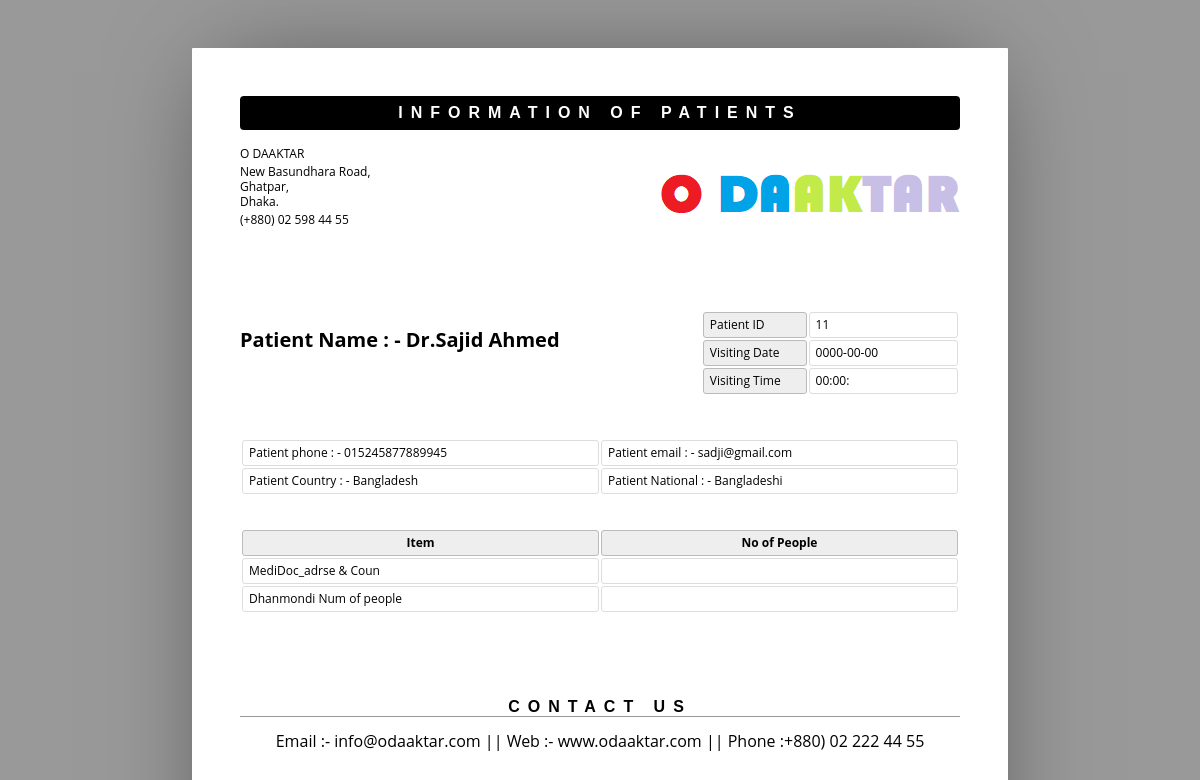
/admin/show.php?sid=11, run on the app's committed database.
### tables this page shows
CREATE TABLE IF NOT EXISTS `appoinment` (
  `id` int(10) unsigned NOT NULL,
  `Title` varchar(5) DEFAULT NULL,
  `FName` text,
  `LName` text,
  `Email` varchar(50) DEFAULT NULL,
  `National` varchar(30) DEFAULT NULL,
  `Country` varchar(30) DEFAULT NULL,
  `Phone` text,
  `Doc_speciality` varchar(20) DEFAULT NULL,
  `typ_of_apoint` varchar(50) NOT NULL,
  `n_patients` int(11) NOT NULL,
  `Area_Sel` varchar(40) DEFAULT NULL,
  `Doc_adrs` varchar(100) DEFAULT NULL,
  `Vtime` varchar(6) DEFAULT NULL,
  `VDate` date DEFAULT NULL,
  `Status` varchar(15) DEFAULT NULL
);

### admin/show.php (the view, shortened to what this page needs)
<html>
	<head>
	</head>
	<body>
	<?php
	include ('db.php');
	$pid = $_GET['sid'];
	$sql ="SELECT * FROM appoinment where id = '$pid' ";
	$re = mysqli_query($con,$sql);
	while($row=mysqli_fetch_array($re))
	{
		$id = $row['id'];
		$title =  $row['Title'];
		$fname = $row['FName'];
		$lname = $row['LName'];
		$email = $row['Email'];
		$National = $row['National'];
		$country = $row['Country'];
		$phone = $row['Phone'];
		$typ_of_apoint=$row['typ_of_apoint'];
		$Doc_speciality = $row['Doc_speciality'];
		$VTime= $row['Vtime'];
		$VDate = $row['VDate'];
	}
	?>
		<header>
			<h1>Information of Patients</h1>
			<address >
				<p>O DAAKTAR </p>
				<p>New Basundhara Road,<br>Ghatpar,<br>Dhaka.</p>
				<p>(+880) 02 598 44 55</p>
			</address>
			<span><img alt="" src="assets/img/sun.png"></span>
		</header>
		<article>
			<address >
				<p><br></p>
				<p>Patient Name  : -  <?php echo $title.$fname." ".$lname;?><br></p></address>
			<table class="meta">
				<tr>
					<th><span >Patient ID</span></th>
					<td><span ><?php echo $id; ?></span></td>
				</tr>
				<tr>
					<th><span >Visiting Date</span></th>
					<td><span ><?php echo $VDate; ?> </span></td>
				</tr>
				<tr>
					<th><span >Visiting Time</span></th>
					<td><span ><?php echo $VTime; ?> </span></td>
				</tr>
			</table>
			<table >
					<tr>
						<td>Patient phone : -  <?php echo $phone; ?> </td>
						<td>Patient email : -  <?php echo $email; ?> </td>
					</tr>
					<tr>
						<td>Patient Country : -  <?php echo $country; ?> </td>
						<td>Patient National : -  <?php echo $National; ?> </td>
					</tr>
				</table>
				<br>
				<br>
			<table class="inventory">
				<thead>
					<tr>
						<th><span >Item</span></th>
						<th><span >No of People</span></th>
					</tr>
				</thead>
				<tbody>
					<tr>
						<td><span ><?php echo $Doc_speciality; ?></span></td>
						<td><span ><?php echo $Status; ?> </span></td>
					</tr>
					<tr>
						<td><span ><?php echo $typ_of_apoint; ?>  Num of people </span></td>
						<td><span ><?php echo $Status; ?></span></td>
					</tr>
				</tbody>
			</table>
		</article>
		<aside>
			<h1><span >Contact us</span></h1>
			<div >
				<p align="center">Email :- info@odaaktar.com || Web :- www.odaaktar.com || Phone :+880) 02 222 44 55 </p>
			</div>
		</aside>
	</body>
</html>

### admin/show.php (style rules this page uses)
* { border: 0; box-sizing: content-box; color: inherit; font-family: inherit; font-size: inherit; font-style: inherit; font-weight: inherit; line-height: inherit; list-style: none; margin: 0; padding: 0; text-decoration: none; vertical-align: top; }
h1 { font: bold 100% sans-serif; letter-spacing: 0.5em; text-align: center; text-transform: uppercase; }
table { font-size: 75%; table-layout: fixed; width: 100%; }
table { border-collapse: separate; border-spacing: 2px; }
th, td { border-width: 1px; padding: 0.5em; position: relative; text-align: left; }
th, td { border-radius: 0.25em; border-style: solid; }
th { background: #EEE; border-color: #BBB; }
td { border-color: #DDD; }
html { font: 16px/1 'Open Sans', sans-serif; overflow: auto; padding: 0.5in; }
html { background: #999; cursor: default; }
body { box-sizing: border-box; height: 11in; margin: 0 auto; overflow: hidden; padding: 0.5in; width: 8.5in; }
body { background: #FFF; border-radius: 1px; box-shadow: 0 0 1in -0.25in rgba(0, 0, 0, 0.5); }
header { margin: 0 0 3em; }
header:after { clear: both; content: ""; display: table; }
header h1 { background: #000; border-radius: 0.25em; color: #FFF; margin: 0 0 1em; padding: 0.5em 0; }
header address { float: left; font-size: 75%; font-style: normal; line-height: 1.25; margin: 0 1em 1em 0; }
header address p { margin: 0 0 0.25em; }
header span, header img { display: block; float: right; }
header span { margin: 0 0 1em 1em; max-height: 25%; max-width: 60%; position: relative; }
header img { max-height: 100%; max-width: 100%; }
article, article address, table.meta, table.inventory { margin: 0 0 3em; }
article:after { clear: both; content: ""; display: table; }
article address { float: left; font-size: 125%; font-weight: bold; }
table.meta, table.balance { float: right; width: 36%; }
table.meta:after, table.balance:after { clear: both; content: ""; display: table; }
table.meta th { width: 40%; }
table.meta td { width: 60%; }
table.inventory { clear: both; width: 100%; }
table.inventory th { font-weight: bold; text-align: center; }
table.inventory td:nth-child(1) { width: 26%; }
table.inventory td:nth-child(2) { width: 38%; }
aside h1 { border: none; border-width: 0 0 1px; margin: 0 0 1em; }
aside h1 { border-color: #999; border-bottom-style: solid; }

### data on the page
appoinment: Title "Dr.", FName "Sajid", LName "Ahmed", id "11", VDate "0000-00-00", Vtime "00:00:", Phone "015245877889945", Email "sadji@gmail.com", Country "Bangladesh", National "Bangladeshi", Doc_speciality "MediDoc_adrse & Coun", typ_of_apoint "Dhanmondi"
